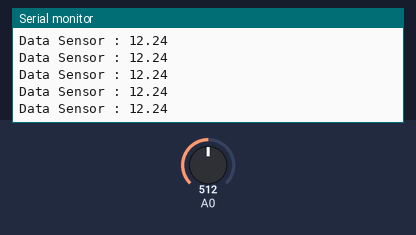
Bench run of a sketch on a simulated Arduino Uno, built with avr-gcc and run on an emulated ATmega328P. Parts: the last lines printed to the serial monitor. The inputs (shaded band) are chosen by the test bench; at power-on: A0 = 512.

Above: at 1.3 s.
1.4 s: A0 set to 716
At 1.41 s:
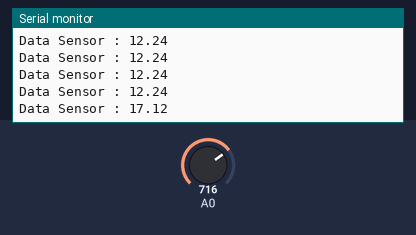
2.9 s: A0 set to 900
At 2.92 s:
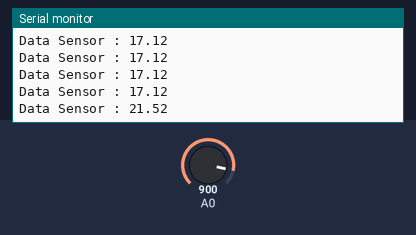
Timing chart, 0 to 5.9 s (numbered marks = the images above; inputs shaded):
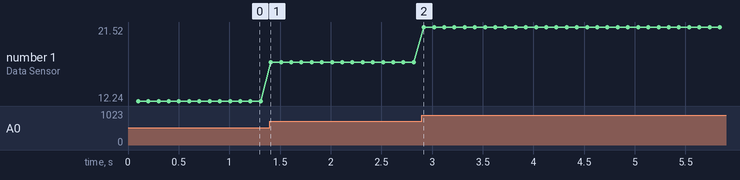

Measured:
- after the input at 1.4 s, the serial monitor: prints a new line at once (image 1)
- after the input at 2.9 s, the serial monitor: prints a new line at once (image 2)
- plotted number 1: 12.24 → 17.12 after the input at 1.4 s, 17.12 → 21.52 after the input at 2.9 s

The sketch:

VoltSensor_Arduino.ino
```cpp
void setup() {
  // put your setup code here, to run once:
  Serial.begin(9600);
  pinMode(INPUT, A0);
  delay(100);

}

void loop() {
  // put your main code here, to run repeatedly:

  float sVolt = 0;
  sVolt = analogRead(A0);

  float   FVolt = sVolt/41.8181;

  Serial.print("Data Sensor : ");
  Serial.println(FVolt);
  delay(100);
}
```
